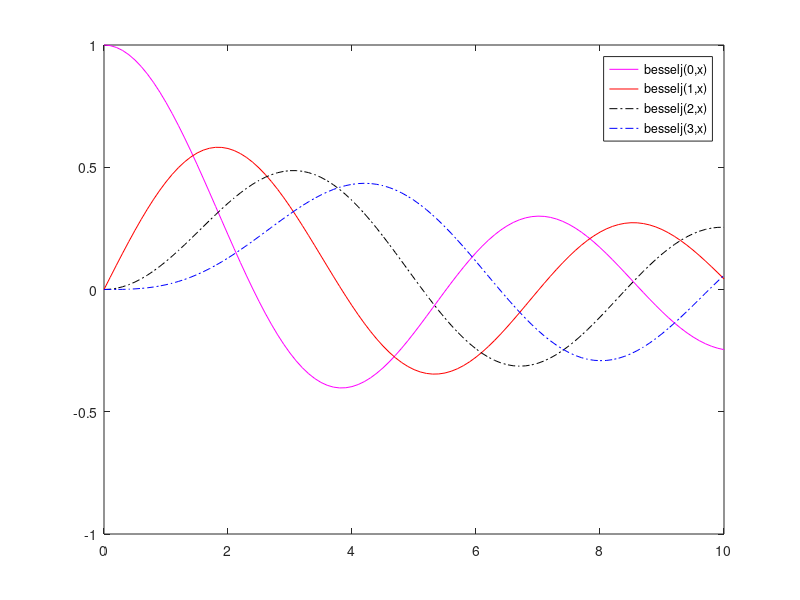

Recreate this plot in MATLAB.
x=0:0.1:10; 
y0=besselj(0,x);
y1=besselj(1,x);
y2=besselj(2,x); 
y3=besselj(3,x);
plot(x,y0,'-m',x,y1,'-r',x,y2,'-.k',x,y3,'-.b')
legend('besselj(0,x)','besselj(1,x)','besselj(2,x)', 'besselj(3,x)');